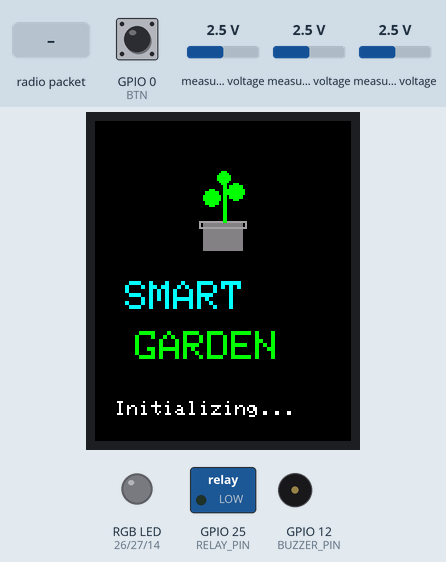
The program below on a simulated ESP32. Shown: 128×160 colour display, switched loads named in the program (green lamp = pin HIGH), an RGB LED mixed from three pins (HIGH = lit), buzzer (waves = sounding). Inputs (shaded band) come from the test bench; at power-on: measured voltage 2.5 V, GPIO 0 (BTN) HIGH. WiFi joins after 1.5 s; servers stay silent unless stated; random numbers use the default seed unless the program sets one; EEPROM starts erased; no radio packets arrive unless stated; no MQTT or app messages arrive unless stated.

Above: at 1.04 s.
1.4 s: measured voltage (sensor 202) set to 2.9 V
At 2.5 s:
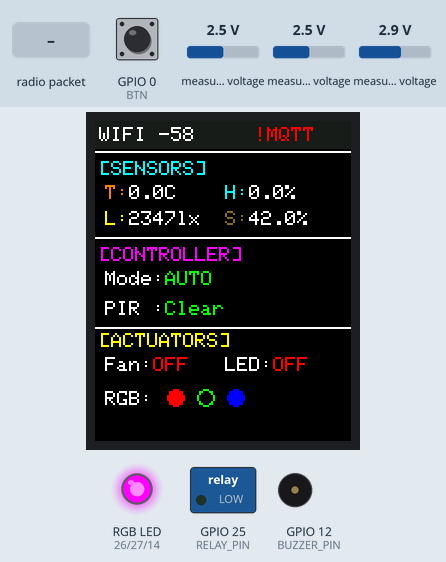
3.6 s: measured voltage (sensor 202) set to 3.2 V
At 6.2 s:
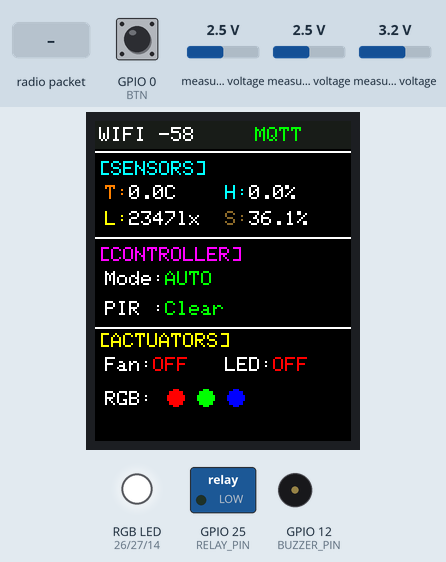
6.6 s: radio packet "garden/cmd/mode" arrives
At 7.6 s:
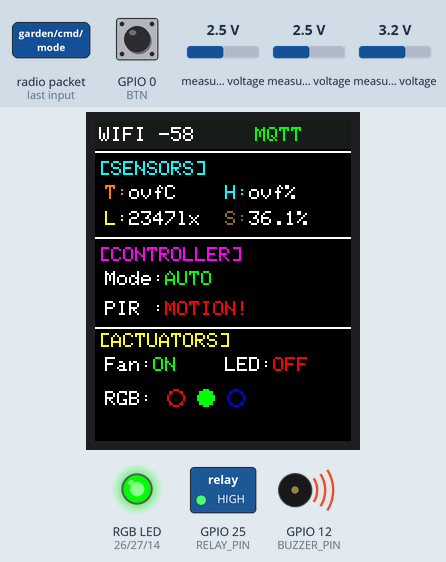
8.1 s: measured voltage (sensor 202) set to 0.1 V
At 9.2 s:
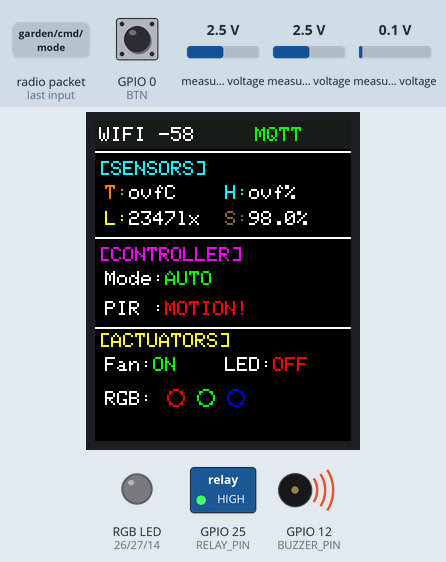
10.1 s: radio packet "auto" arrives
At 10.5 s:
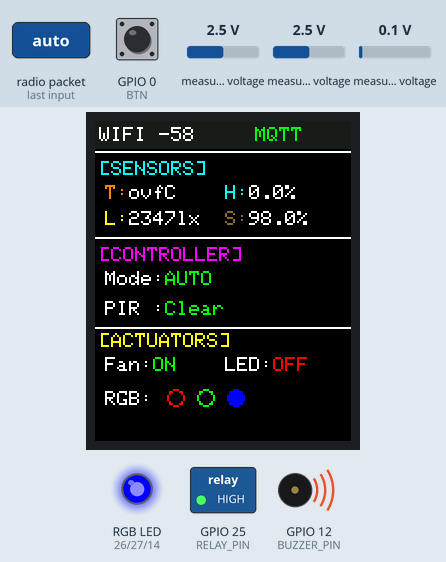
11.6 s: GPIO 0 (BTN) pulled LOW for 0.15 s
At 12.8 s:
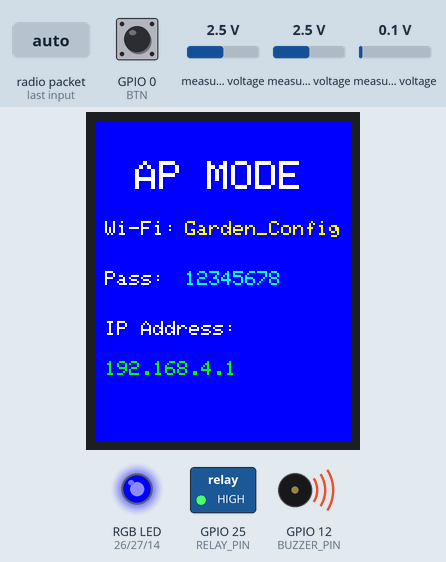
Timing chart, 0 to 14.2 s (numbered marks = the images above; inputs shaded):
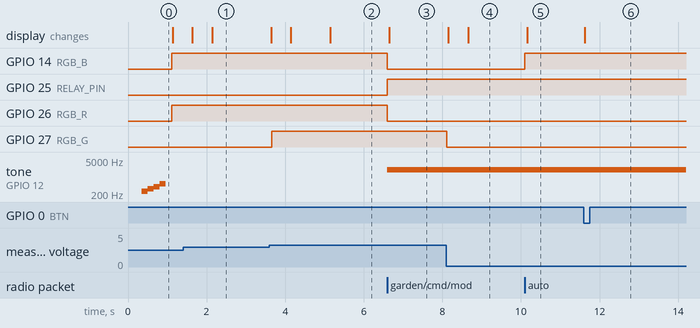

Measured:
- the behaviour switches between 3 and 3.1 V on measured voltage (sensor 202) (found by bisection; images 1 and 2)
- after the input at 3.6 s, GPIO 27 (RGB_G): LOW → HIGH after 0.05 s
- after the input at 6.6 s, GPIO 14 (RGB_B), GPIO 26 (RGB_R): HIGH → LOW at once; GPIO 25 (RELAY_PIN): LOW → HIGH at once; tone on GPIO 12 (BUZZER_PIN): silent → 2000 Hz at once; the display: changes after 0.05 s (image 3)
- after the input at 8.1 s, GPIO 27 (RGB_G): HIGH → LOW at once; the display: first changes after 0.05 s (image 4 shows a later state)
- after the input at 10.1 s, GPIO 14 (RGB_B): LOW → HIGH at once; the display: changes after 0.06 s (image 5)
- after the input at 11.6 s, the display: changes at once (image 6)
- by itself, tone on GPIO 12 (BUZZER_PIN): plays 262 Hz for 0.15 s, 330 Hz for 0.15 s, 392 Hz for 0.15 s, 523 Hz for 0.15 s

The program:

main.cpp
```cpp
#include <Arduino.h>
#include <WiFi.h>
#include <WebServer.h>

#include "config.h"
#include "state_machine.h"
#include "display.h"
#include "sensors.h"
#include "nrf.h"
#include "wifi_manager.h"
#include "mqtt_manager.h"
#include "app_webserver.h"
#include "buzzer.h"

PayloadNode1 node1Data = {0.0, 0.0, false};
ControlMode currentMode = MODE_AUTO;
bool fanState = false;
bool ledState = false;
bool heaterState = false;
bool pumpState = false;
bool mistState = false;

// MQTT Callback to handle manual commands
void mqttCallback(String topic, String payload) {
  if (topic == "garden/cmd/mode") {
    if (payload == "auto") currentMode = MODE_AUTO;
    else if (payload == "manual") currentMode = MODE_MANUAL;
  }
  else if (currentMode == MODE_MANUAL) {
    bool state = (payload == "on" || payload == "true" || payload == "1");
    if (topic == "garden/cmd/fan") fanState = state;
    else if (topic == "garden/cmd/led") ledState = state;
    else if (topic == "garden/cmd/heater") heaterState = state;
    else if (topic == "garden/cmd/pump") pumpState = state;
    else if (topic == "garden/cmd/mist") mistState = state;
  }
}

void setup() {
  Serial.begin(115200);

  pinMode(BTN, INPUT_PULLUP);
  pinMode(RELAY_PIN, OUTPUT);
  digitalWrite(RELAY_PIN, LOW);

  pinMode(RGB_R, OUTPUT);
  pinMode(RGB_G, OUTPUT);
  pinMode(RGB_B, OUTPUT);
  digitalWrite(RGB_R, LOW);
  digitalWrite(RGB_G, LOW);
  digitalWrite(RGB_B, LOW);

  displayInit();
  sensorsInit();
  nrfInit();
  wifiInit();
  mqttInit(mqttCallback);
  buzzerInit();

  changeState(STATE_BOOT);
}

void loop() {

  // 👉 BOOT BUTTON → AP MODE
  if (digitalRead(BTN) == LOW && getState() != STATE_AP) {
    startAP();
    webInit();
    changeState(STATE_AP);
  }

  switch (getState()) {

    case STATE_BOOT: {
      static bool drawn = false;
      if (!drawn) {
        drawBoot();
        drawn = true;
      }
      if (buzzerStartup()) {
        changeState(STATE_NORMAL);
      }
      break;
    }

    case STATE_NORMAL: {
      static unsigned long lastDraw = 0;
      static unsigned long lastPub = 0;
      static unsigned long lastNrfNode2 = 0;

      wifiTask();
      mqttTask();

      // Read local sensors
      float light = readLight();
      float soil  = readSoil();

      // Read NRF Node 1 (Sensors)
      if (nrfAvailable()) {
        nrfRead(node1Data);
      }

      // ==== AUTO / MANUAL LOGIC ====
      if (currentMode == MODE_AUTO) {
        // LED on Node 2: On if light < 50 lux AND motion detected
        ledState = (light < 50.0 && node1Data.motion);

        // Fan (Relay) on ESP32: On if temp > 30°C
        fanState = (node1Data.temp > 30.0);

        // RGB Actuators Logic
        heaterState = (node1Data.temp < 22.0); // Red: Heating
        pumpState = (soil < 40.0);             // Green: Watering
        mistState = (node1Data.hum < 50.0);    // Blue: Humidifier
      }

      // Apply Local Actuators
      digitalWrite(RELAY_PIN, fanState ? HIGH : LOW);
      digitalWrite(RGB_R, heaterState ? HIGH : LOW);
      digitalWrite(RGB_G, pumpState ? HIGH : LOW);
      digitalWrite(RGB_B, mistState ? HIGH : LOW);

      buzzerAlert(node1Data.temp, soil);

      // Write to Node 2 (Actuators) over NRF24 (every 1 second)
      if (millis() - lastNrfNode2 > 1000) {
        lastNrfNode2 = millis();
        PayloadNode2 n2;
        n2.temp = node1Data.temp;
        n2.hum = node1Data.hum;
        n2.light = light;
        n2.soil = soil;
        n2.ledState = ledState;
        nrfWriteNode2(n2);
      }

      // Update TFT Display
      if (millis() - lastDraw > 500) {
        lastDraw = millis();
        drawDashboard(node1Data, light, soil, isWifiConnected(), getWifiRSSI(), isMqttConnected(), currentMode, fanState, ledState, heaterState, pumpState, mistState);
      }

      // Publish Telemetry to MQTT
      if (millis() - lastPub > 5000) {
        lastPub = millis();
        mqttPublishTelemetry(node1Data, light, soil, currentMode, fanState, ledState, heaterState, pumpState, mistState);
      }

      break;
    }

    case STATE_AP: {
      static unsigned long lastDrawAP = 0;
      if (millis() - lastDrawAP > 1000) {
        lastDrawAP = millis();
        drawAP(WiFi.softAPIP());
      }
      webHandle();
      break;
    }
  }
}
```

app_webserver.h
```cpp
#pragma once

void webInit();
void webHandle();
```

buzzer.h
```cpp
#pragma once

void buzzerInit();
bool buzzerStartup();
void buzzerAlert(float temp, float soil);
```

display.h
```cpp
#pragma once
#include "config.h"

void displayInit();
void drawBoot();
void drawDashboard(PayloadNode1 n1, float light, float soil, bool wifiOk, int rssi, bool mqttOk, ControlMode mode, bool fanOn, bool ledOn, bool heatOn, bool pumpOn, bool mistOn);
void drawAP(IPAddress ip);
```

mqtt_manager.h
```cpp
#pragma once
#include "config.h"
#include <PubSubClient.h>

typedef void (*MqttCallback)(String topic, String payload);

void mqttInit(void (*cmdCallback)(String, String));
void mqttTask();
bool isMqttConnected();
void mqttPublishTelemetry(PayloadNode1 n1, float light, float soil, ControlMode mode, bool fanOn, bool ledOn, bool heaterOn, bool pumpOn, bool mistOn);
```

nrf.h
```cpp
#pragma once
#include "config.h"

void nrfInit();
bool nrfAvailable();
void nrfRead(PayloadNode1 &data);
void nrfWriteNode2(PayloadNode2 &data);
```

sensors.h
```cpp
#pragma once

void sensorsInit();
float readLight();
float readSoil();
```

state_machine.h
```cpp
#pragma once

enum SystemState {
  STATE_BOOT,
  STATE_NORMAL,
  STATE_AP
};

void changeState(SystemState s);
SystemState getState();
```

wifi_manager.h
```cpp
#pragma once

#include <Arduino.h>

void wifiInit();
void wifiTask();
void startAP();
bool isAPMode();
bool isWifiConnected();
int getWifiRSSI();
void saveWifiCredentials(String ssid, String pass);
```

app_webserver.cpp
```cpp
#include <Arduino.h>
#include <WiFi.h>
#include <WebServer.h>
#include "app_webserver.h"
#include "wifi_manager.h"

WebServer server(80);

const char INDEX_HTML[] PROGMEM = R"rawliteral(
<!DOCTYPE html>
<html lang="en">
<head>
  <meta charset="UTF-8">
  <meta name="viewport" content="width=device-width, initial-scale=1.0">
  <title>Smart Garden Config</title>
  <style>
    :root {
      --primary: #4ade80;
      --primary-hover: #22c55e;
      --bg-color: #0f172a;
      --card-bg: rgba(30, 41, 59, 0.7);
      --text-color: #f8fafc;
      --border-color: rgba(255,255,255,0.1);
    }
    * {
      box-sizing: border-box;
      margin: 0;
      padding: 0;
    }
    body {
      font-family: system-ui, -apple-system, sans-serif;
      background: radial-gradient(circle at top right, #1e293b, var(--bg-color));
      color: var(--text-color);
      display: flex;
      justify-content: center;
      align-items: center;
      min-height: 100vh;
      padding: 20px;
    }
    .container {
      background: var(--card-bg);
      backdrop-filter: blur(16px);
      -webkit-backdrop-filter: blur(16px);
      border: 1px solid var(--border-color);
      border-radius: 24px;
      padding: 40px 30px;
      width: 100%;
      max-width: 420px;
      box-shadow: 0 25px 50px -12px rgba(0,0,0,0.5);
      animation: slideUp 0.6s cubic-bezier(0.16, 1, 0.3, 1);
    }
    @keyframes slideUp {
      from { opacity: 0; transform: translateY(30px); }
      to { opacity: 1; transform: translateY(0); }
    }
    .header {
      text-align: center;
      margin-bottom: 30px;
    }
    .header h1 {
      font-size: 28px;
      font-weight: 700;
      background: linear-gradient(to right, #4ade80, #3b82f6);
      -webkit-background-clip: text;
      -webkit-text-fill-color: transparent;
      margin-bottom: 10px;
    }
    .header p {
      color: #94a3b8;
      font-size: 14px;
    }
    .form-group {
      margin-bottom: 20px;
    }
    label {
      display: block;
      font-size: 14px;
      font-weight: 500;
      margin-bottom: 8px;
      color: #cbd5e1;
    }
    select, input {
      width: 100%;
      padding: 14px 16px;
      background: rgba(15, 23, 42, 0.5);
      border: 1px solid var(--border-color);
      border-radius: 12px;
      color: white;
      font-size: 16px;
      outline: none;
      transition: border-color 0.3s;
    }
    select:focus, input:focus {
      border-color: var(--primary);
    }
    button {
      width: 100%;
      padding: 14px;
      background: var(--primary);
      color: #000;
      border: none;
      border-radius: 12px;
      font-size: 16px;
      font-weight: 600;
      cursor: pointer;
      transition: all 0.3s ease;
      margin-top: 10px;
    }
    button:hover {
      background: var(--primary-hover);
      transform: translateY(-2px);
      box-shadow: 0 10px 15px -3px rgba(74, 222, 128, 0.3);
    }
    .scan-btn {
      background: transparent;
      color: var(--primary);
      border: 1px solid var(--primary);
      margin-bottom: 15px;
    }
    .scan-btn:hover {
      background: rgba(74, 222, 128, 0.1);
      box-shadow: none;
    }
    .loader {
      display: none;
      border: 3px solid rgba(255,255,255,0.1);
      border-top: 3px solid var(--primary);
      border-radius: 50%;
      width: 24px;
      height: 24px;
      animation: spin 1s linear infinite;
      margin: 0 auto;
    }
    @keyframes spin {
      0% { transform: rotate(0deg); }
      100% { transform: rotate(360deg); }
    }
    #msg {
      margin-top: 20px;
      text-align: center;
      font-size: 14px;
      color: #4ade80;
      display: none;
    }
  </style>
</head>
<body>
  <div class="container">
    <div class="header">
      <h1>Smart Garden</h1>
      <p>Wi-Fi Configuration</p>
    </div>

    <button type="button" class="scan-btn" onclick="scanWifi()" id="scanBtn">Scan for Networks</button>
    <div class="loader" id="loader"></div>

    <form id="wifiForm">
      <div class="form-group">
        <label for="ssid">Select Wi-Fi Network</label>
        <select id="ssid" name="ssid">
          <option value="">-- Choose a network --</option>
        </select>
      </div>

      <div class="form-group">
        <label for="pass">Password</label>
        <input type="password" id="pass" name="pass" placeholder="Enter Wi-Fi password">
      </div>

      <button type="submit" id="saveBtn">Save & Connect</button>
    </form>

    <div id="msg">Credentials saved! Rebooting...</div>
  </div>

  <script>
    async function scanWifi() {
      const btn = document.getElementById('scanBtn');
      const loader = document.getElementById('loader');
      const select = document.getElementById('ssid');

      btn.style.display = 'none';
      loader.style.display = 'block';

      try {
        const res = await fetch('/scan');
        const networks = await res.json();

        select.innerHTML = '<option value="">-- Choose a network --</option>';
        networks.forEach(net => {
          const opt = document.createElement('option');
          opt.value = net.ssid;
          opt.textContent = `${net.ssid} (${net.rssi}dBm)`;
          select.appendChild(opt);
        });
      } catch (err) {
        alert('Failed to scan networks!');
      } finally {
        loader.style.display = 'none';
        btn.style.display = 'block';
      }
    }

    document.getElementById('wifiForm').onsubmit = async (e) => {
      e.preventDefault();
      const ssid = document.getElementById('ssid').value;
      const pass = document.getElementById('pass').value;
      const saveBtn = document.getElementById('saveBtn');

      if (!ssid) return alert('Please select a network!');

      saveBtn.disabled = true;
      saveBtn.textContent = 'Saving...';

      const formData = new URLSearchParams();
      formData.append('ssid', ssid);
      formData.append('pass', pass);

      try {
        await fetch('/save', {
          method: 'POST',
          headers: {'Content-Type': 'application/x-www-form-urlencoded'},
          body: formData
        });
        document.getElementById('msg').style.display = 'block';
        saveBtn.style.display = 'none';
      } catch (err) {
        alert('Failed to save!');
        saveBtn.disabled = false;
        saveBtn.textContent = 'Save & Connect';
      }
    };

    // Auto-scan on load
    window.onload = scanWifi;
  </script>
</body>
</html>
)rawliteral";

void webInit() {
  server.on("/", []() {
    server.send(200, "text/html", INDEX_HTML);
  });

  server.on("/scan", []() {
    int n = WiFi.scanNetworks();
    String json = "[";
    for (int i = 0; i < n; ++i) {
      if (i > 0) json += ",";
      json += "{\"ssid\":\"" + WiFi.SSID(i) + "\",\"rssi\":" + String(WiFi.RSSI(i)) + "}";
    }
    json += "]";
    server.send(200, "application/json", json);
    WiFi.scanDelete();
  });

  server.on("/save", HTTP_POST, []() {
    String ssid = server.arg("ssid");
    String pass = server.arg("pass");

    if (ssid.length() > 0) {
      saveWifiCredentials(ssid, pass);
      server.send(200, "text/plain", "OK");
      delay(1000);
      ESP.restart(); // Reboot to apply new credentials
    } else {
      server.send(400, "text/plain", "Bad Request");
    }
  });

  server.begin();
}

void webHandle() {
  server.handleClient();
}
```

buzzer.cpp
```cpp
#include "buzzer.h"
#include "config.h"

int melody[] = {0,262,330,392,523,0};
int idx = 0;
unsigned long t = 0;
bool done = false;

void buzzerInit() {
  pinMode(BUZZER_PIN, OUTPUT);
}

bool buzzerStartup() {

  if (done) return true;

  if (millis() - t > 150) {
    t = millis();

    if (idx < 6) {
      if (melody[idx] == 0) {
        noTone(BUZZER_PIN);
      } else {
        tone(BUZZER_PIN, melody[idx]);
      }
      idx++;
    } else {
      noTone(BUZZER_PIN);
      done = true;
    }
  }
  return done;
}

void buzzerAlert(float temp, float soil) {

  if (temp > 35.0 || soil < 20.0) {
    tone(BUZZER_PIN, 2000);
  } else {
    noTone(BUZZER_PIN);
  }
}
```

display.cpp
```cpp
#include "display.h"
#include <Adafruit_GFX.h>
#include <Adafruit_ST7735.h>

Adafruit_ST7735 tft = Adafruit_ST7735(TFT_CS, TFT_DC, TFT_RST);

void displayInit() {
  tft.initR(INITR_REDTAB);
  tft.setRotation(2); // Depending on screen
  tft.fillScreen(ST77XX_BLACK);
}

void drawBoot() {
  tft.fillScreen(ST77XX_BLACK);

  // Vẽ biểu tượng mầm cây (Sprout)
  // Chậu cây
  tft.fillRect(54, 50, 20, 15, 0x8410); // Màu Nâu
  tft.drawRect(52, 50, 24, 4, 0xA514);  // Viền chậu
  // Thân cây
  tft.drawLine(64, 50, 64, 30, ST77XX_GREEN);
  tft.drawLine(65, 50, 65, 30, ST77XX_GREEN); // Thân dày hơn 1 chút
  // Lá cây
  tft.fillCircle(58, 38, 4, ST77XX_GREEN);
  tft.fillCircle(70, 35, 4, ST77XX_GREEN);
  tft.fillCircle(64, 28, 3, ST77XX_GREEN); // Lá non trên cùng

  // Fancy boot text
  tft.setCursor(15, 80);
  tft.setTextColor(ST77XX_CYAN);
  tft.setTextSize(2);
  tft.print("SMART");

  tft.setCursor(20, 105);
  tft.setTextColor(ST77XX_GREEN);
  tft.print("GARDEN");

  tft.setTextSize(1);
  tft.setCursor(10, 140);
  tft.setTextColor(ST77XX_WHITE);
  tft.print("Initializing...");
}

void drawDashboard(PayloadNode1 n1, float light, float soil, bool wifiOk, int rssi, bool mqttOk, ControlMode mode, bool fanOn, bool ledOn, bool heatOn, bool pumpOn, bool mistOn) {
  tft.fillScreen(ST77XX_BLACK);

  // --- 1. STATUS ---
  tft.fillRect(0, 0, 128, 14, 0x18E3); // Dark Blue
  tft.setTextColor(ST77XX_WHITE);
  tft.setTextSize(1);
  tft.setCursor(2, 3);
  if (wifiOk) { tft.print("WIFI "); tft.print(rssi); }
  else { tft.setTextColor(ST77XX_RED); tft.print("NO WIFI"); }

  tft.setCursor(80, 3);
  if (mqttOk) { tft.setTextColor(ST77XX_GREEN); tft.print("MQTT"); }
  else { tft.setTextColor(ST77XX_RED); tft.print("!MQTT"); }

  tft.drawFastHLine(0, 15, 128, ST77XX_WHITE); // Divider

  // --- 2. SENSORS ---
  tft.setTextColor(ST77XX_CYAN);
  tft.setCursor(2, 20);
  tft.print("[SENSORS]");

  tft.setTextColor(ST77XX_ORANGE);
  tft.setCursor(5, 32); tft.print("T:"); tft.setTextColor(ST77XX_WHITE); tft.print(n1.temp, 1); tft.print("C");
  tft.setTextColor(0x07FF); // Cyan
  tft.setCursor(65, 32); tft.print("H:"); tft.setTextColor(ST77XX_WHITE); tft.print(n1.hum, 1); tft.print("%");

  tft.setTextColor(ST77XX_YELLOW);
  tft.setCursor(5, 45); tft.print("L:"); tft.setTextColor(ST77XX_WHITE); tft.print(light, 0); tft.print("lx");
  tft.setTextColor(0x8B45); // Brown
  tft.setCursor(65, 45); tft.print("S:"); tft.setTextColor(ST77XX_WHITE); tft.print(soil, 1); tft.print("%");

  tft.drawFastHLine(0, 58, 128, ST77XX_WHITE); // Divider

  // --- 3. CONTROLLER ---
  tft.setTextColor(ST77XX_MAGENTA);
  tft.setCursor(2, 63);
  tft.print("[CONTROLLER]");

  tft.setTextColor(ST77XX_WHITE);
  tft.setCursor(5, 75); tft.print("Mode:");
  if (mode == MODE_AUTO) { tft.setTextColor(ST77XX_GREEN); tft.print("AUTO"); }
  else { tft.setTextColor(ST77XX_ORANGE); tft.print("MANUAL"); }

  tft.setTextColor(ST77XX_WHITE);
  tft.setCursor(5, 90); tft.print("PIR :");
  if (n1.motion) { tft.setTextColor(ST77XX_RED); tft.print("MOTION!"); }
  else { tft.setTextColor(ST77XX_GREEN); tft.print("Clear"); }

  tft.drawFastHLine(0, 103, 128, ST77XX_WHITE); // Divider

  // --- 4. ACTUATORS ---
  tft.setTextColor(ST77XX_YELLOW);
  tft.setCursor(2, 106);
  tft.print("[ACTUATORS]");

  tft.setTextColor(ST77XX_WHITE);
  tft.setCursor(5, 118); tft.print("Fan:");
  if (fanOn) { tft.setTextColor(ST77XX_GREEN); tft.print("ON"); }
  else { tft.setTextColor(ST77XX_RED); tft.print("OFF"); }

  tft.setTextColor(ST77XX_WHITE);
  tft.setCursor(65, 118); tft.print("LED:");
  if (ledOn) { tft.setTextColor(ST77XX_GREEN); tft.print("ON"); }
  else { tft.setTextColor(ST77XX_RED); tft.print("OFF"); }

  // RGB Indicators
  tft.setTextColor(ST77XX_WHITE);
  tft.setCursor(5, 135); tft.print("RGB:");
  if (heatOn) tft.fillCircle(40, 138, 4, ST77XX_RED); else tft.drawCircle(40, 138, 4, ST77XX_RED);
  if (pumpOn) tft.fillCircle(55, 138, 4, ST77XX_GREEN); else tft.drawCircle(55, 138, 4, ST77XX_GREEN);
  if (mistOn) tft.fillCircle(70, 138, 4, ST77XX_BLUE); else tft.drawCircle(70, 138, 4, ST77XX_BLUE);
}

void drawAP(IPAddress ip) {
  tft.fillScreen(ST77XX_BLUE);

  tft.setTextColor(ST77XX_WHITE);
  tft.setTextSize(2);
  tft.setCursor(20, 20);
  tft.print("AP MODE");

  tft.setTextSize(1);
  tft.setCursor(5, 50);
  tft.print("Wi-Fi:");

  tft.setTextColor(ST77XX_YELLOW);
  tft.setCursor(45, 50);
  tft.print("Garden_Config");

  tft.setTextColor(ST77XX_WHITE);
  tft.setCursor(5, 75);
  tft.print("Pass:");

  tft.setTextColor(ST77XX_CYAN);
  tft.setCursor(45, 75);
  tft.print("12345678");

  tft.setTextColor(ST77XX_WHITE);
  tft.setCursor(5, 100);
  tft.print("IP Address:");

  tft.setTextColor(ST77XX_GREEN);
  tft.setCursor(5, 120);
  tft.print(ip);
}
```

Source omitted: mqtt_manager.cpp (2706 bytes), nrf.cpp (595 bytes), sensors.cpp (1423 bytes), state_machine.cpp (169 bytes), wifi_manager.cpp (1104 bytes), config.h (815 bytes)
